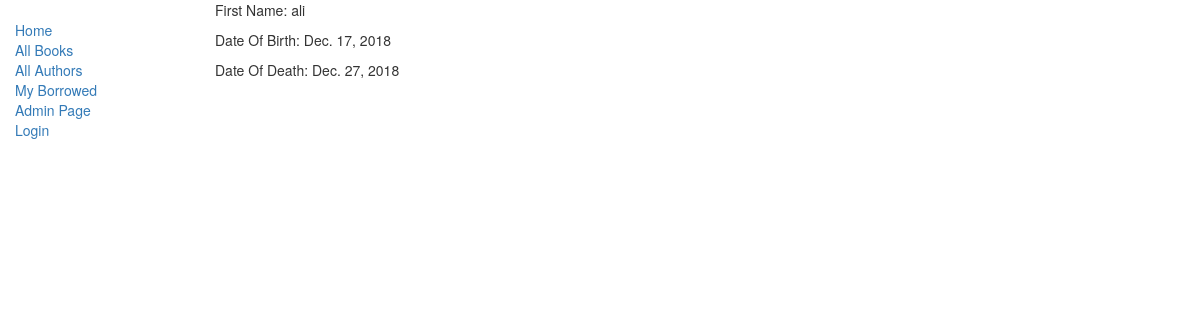
Page /catalog/authors/1/ on the committed database.
### catalog/models.py (models this page shows, shortened)
class Author(models.Model):
    first_name = models.CharField(max_length=100)
    last_name = models.CharField(max_length=100)
    date_of_birth = models.DateField(null=True, blank=True)
    date_of_death = models.DateField('Died', null=True, blank=True)

### catalog/views.py (the view)
# urls.py: path('authors/<int:pk>/', views.AuthorDetailView.as_view(), name='author-detail'),
class AuthorDetailView(generic.DetailView):
    model= models.Author
    template_name = 'catalog/author_detail.html'

### catalog/templates/catalog/author_detail.html
{% extends "catalog/base_generic.html" %}
{% block content %}
  <p>First Name: {{ author.first_name }} </p>
  <p>Date Of Birth: {{ author.date_of_birth }} </p>
  <p>Date Of Death: {{ author.date_of_death }} </p>
{% endblock %}

### rows in the picture
Author: first_name "ali", date_of_birth "Dec. 17, 2018", date_of_death "Dec. 27, 2018"
